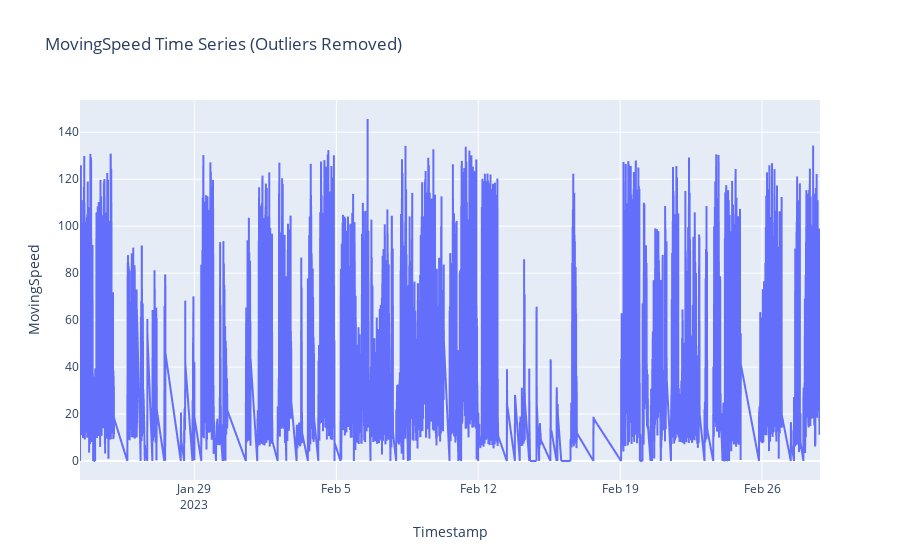

The code cell stored with this chart in its notebook:
### Code cell
import plotly.express as px

# Select range
start_date = pd.Timestamp('2023-01-01',tz='Europe/Brussels')
end_date = pd.Timestamp('2023-03-01',tz='Europe/Brussels')


filtered_df_time = filtered_df.set_index('timestamps_UTC')
filtered_df_time.index = pd.to_datetime(filtered_df_time.index, utc=True)  # Make the index tz-aware


# Apply rolling window for smoothing\
window_size = '5T'
smoothed_df = filtered_df_time.rolling(window_size).mean()

# Filter rows between the specified dates\
# Convert start_date and end_date to the same type as the index
start_date = pd.to_datetime(start_date)
end_date = pd.to_datetime(end_date)
df_to_plot = smoothed_df[(smoothed_df.index >= start_date) & (smoothed_df.index <= end_date)]

# Create a time series plot with Plotly Express
fig = px.line(df_to_plot, x=df_to_plot.index, y='MovingSpeed', title='MovingSpeed Time Series (Outliers Removed)')
fig.update_layout(xaxis_title='Timestamp', yaxis_title='MovingSpeed')
fig.show()

### Figure 1 — Plotly figure (JSON) as saved in the notebook; plotly's stock layout.template omitted (floating-point values rounded to 4 significant figures; data arrays with more than 128 entries replaced by an {"elided": "..."} marker saying what was removed)
{"data": [{"hovertemplate": "timestamps_UTC=%{x}<br>MovingSpeed=%{y}<extra></extra>", "legendgroup": "", "line": {"color": "#636efa", "dash": "solid"}, "marker": {"symbol": "circle"}, "mode": "lines", "name": "", "showlegend": false, "type": "scattergl", "x": {"elided": "60736 str values"}, "xaxis": "x", "y": {"elided": "60736 float values"}, "yaxis": "y"}], "layout": {"legend": {"tracegroupgap": 0}, "title": {"text": "MovingSpeed Time Series (Outliers Removed)"}, "xaxis": {"anchor": "y", "domain": [0, 1], "title": {"text": "Timestamp"}}, "yaxis": {"anchor": "x", "domain": [0, 1], "title": {"text": "MovingSpeed"}}}}
